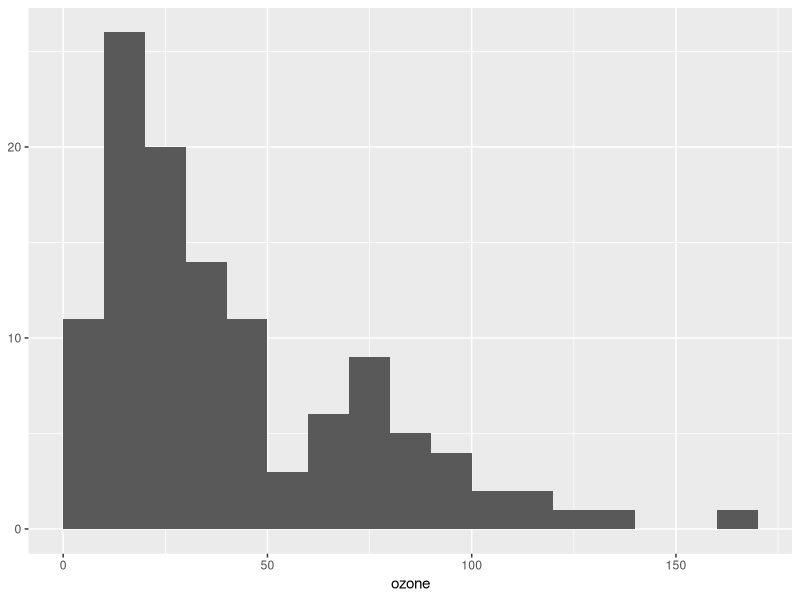
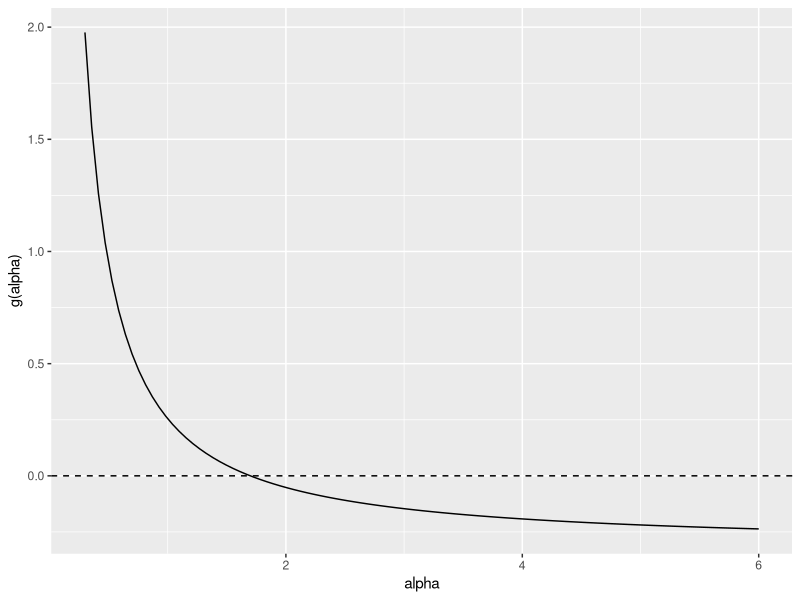
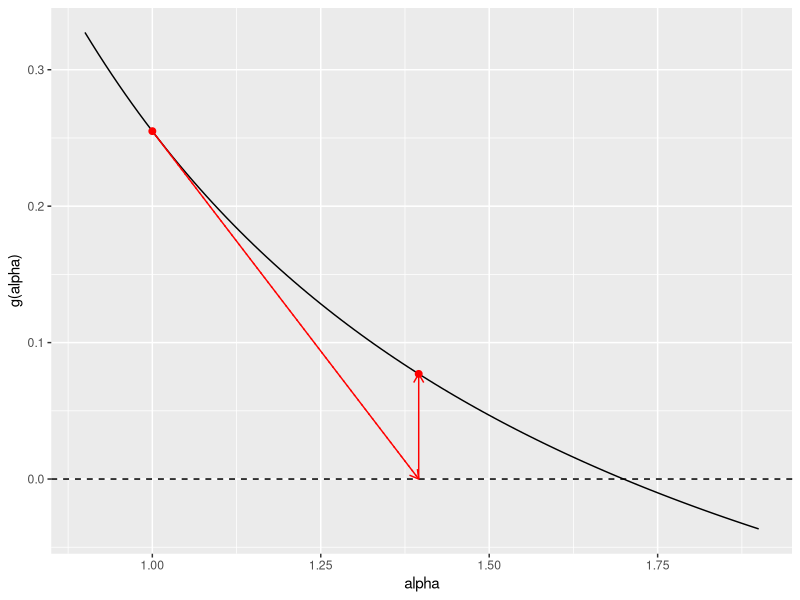
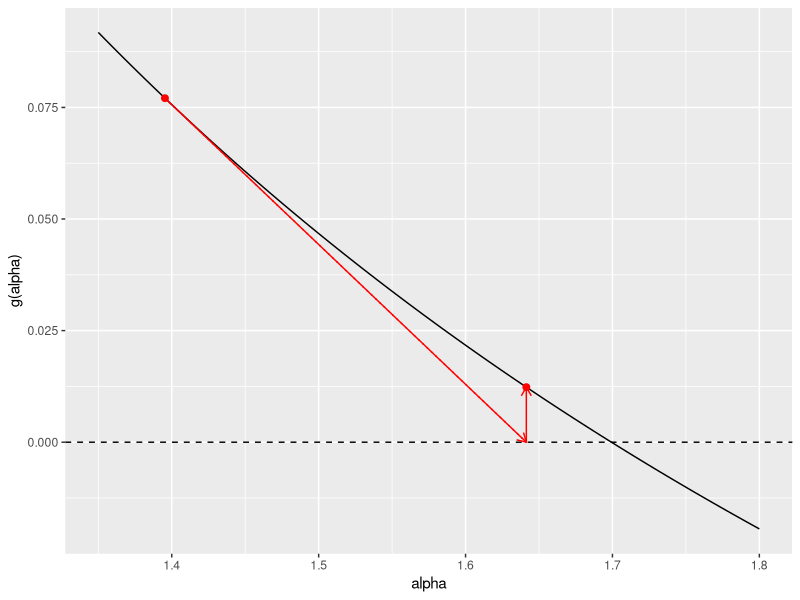
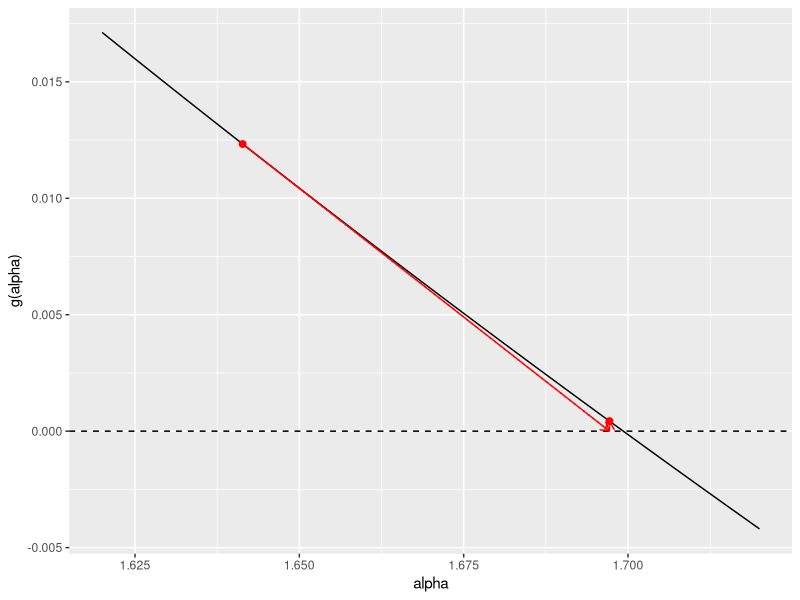
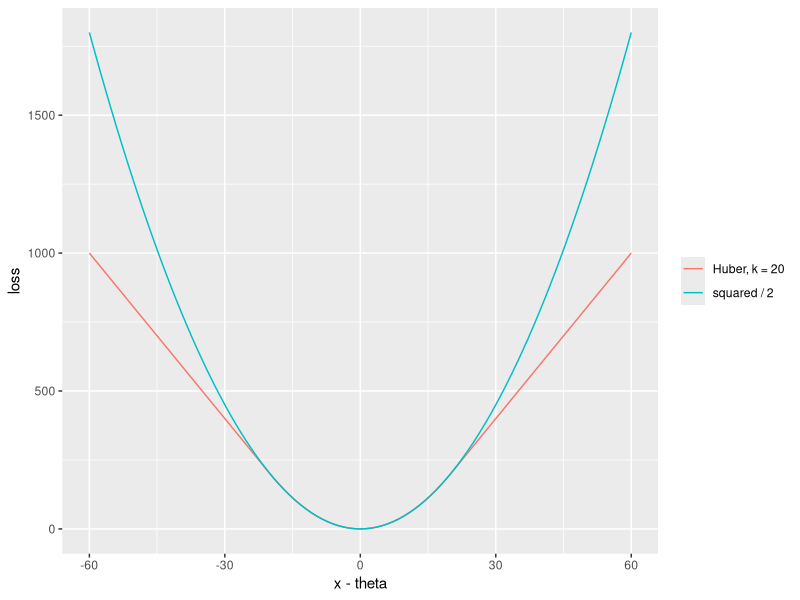
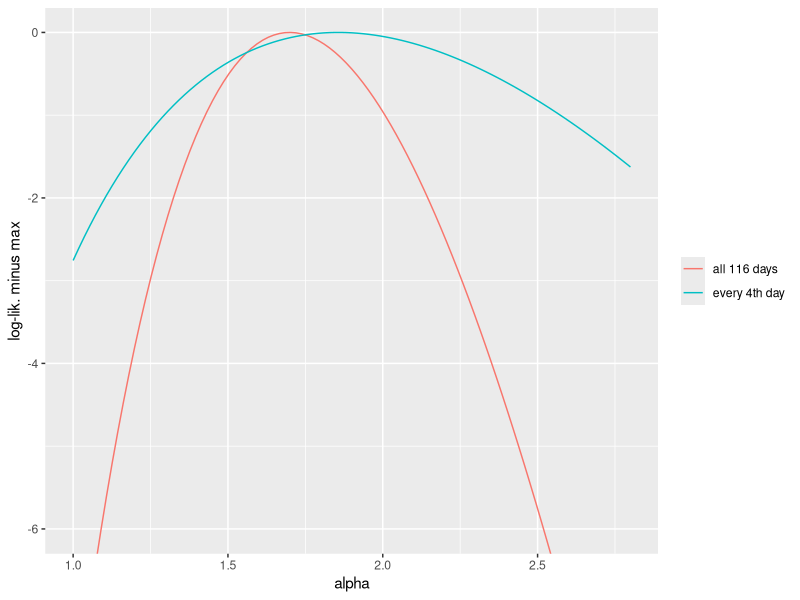
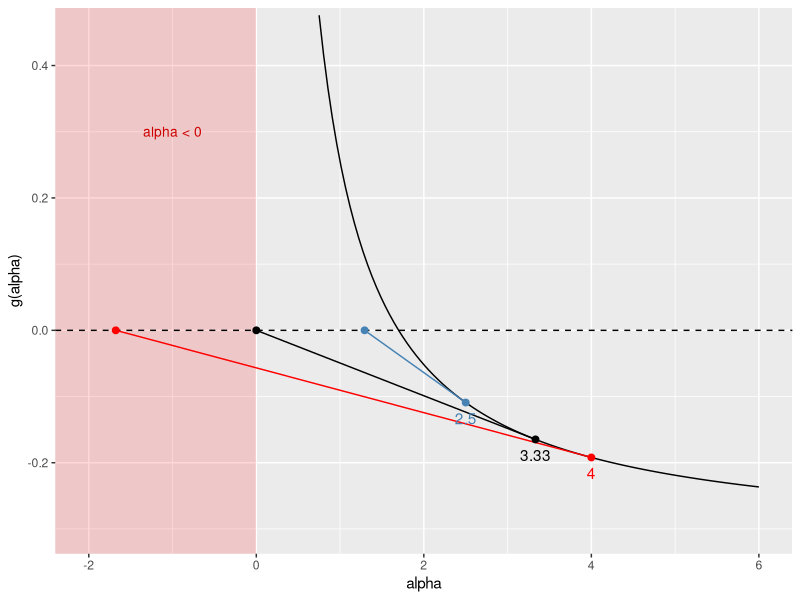

Source code (R) for these figures, in order:
## ---- chunk 1
knitr::opts_chunk$set(echo = TRUE, out.width = "100%")
options(width = 60, digits = 4)
set.seed(20261119)
library(tidyverse)
## ---- chunk 2
oz <- as.numeric(na.omit(airquality$Ozone))
n <- length(oz)
ggplot(data.frame(ozone = oz), aes(ozone)) +
  geom_histogram(binwidth = 10, boundary = 0) + labs(y = NULL)
## ---- chunk 3
c0 <- log(mean(oz)) - mean(log(oz))
g <- function(a) log(a) - digamma(a) - c0
## ---- chunk 4
ggplot() + geom_function(fun = g, xlim = c(0.3, 6)) +
  geom_hline(yintercept = 0, lty = 2) + labs(x = "alpha", y = "g(alpha)")
## ---- chunk 5
bisect <- function(g, a, b, tol = 1e-8) {
  stopifnot(g(a) * g(b) < 0)
  steps <- 0
  while (b - a > tol) {
    m <- (a + b) / 2
    if (g(a) * g(m) <= 0) b <- m else a <- m
    steps <- steps + 1
  }
  c(root = (a + b) / 2, steps = steps)
}
bisect(g, 1, 20)
## ---- chunk 6
unlist(uniroot(g, c(1, 20), tol = 1e-10)[c("root", "iter")])
lp <- function(a) sum(dgamma(oz, a, a / mean(oz), log = TRUE))
optimize(lp, c(1, 20), maximum = TRUE)$maximum
## ---- chunk 7
dg <- function(a) 1 / a - trigamma(a)
newton_step_plot <- function(x0, xlim) {
  x1 <- x0 - g(x0) / dg(x0)
  ggplot() + geom_function(fun = g, xlim = xlim) +
    geom_hline(yintercept = 0, lty = 2) +
    geom_function(fun = \(x) g(x0) + dg(x0) * (x - x0),
                  xlim = c(x0, x1), color = "red", lty = 3) +
    annotate("segment", x = x0, y = g(x0), xend = x1, yend = 0, color = "red",
             arrow = arrow(length = unit(0.1, "inches"))) +
    annotate("segment", x = x1, y = 0, xend = x1, yend = g(x1), color = "red",
             arrow = arrow(length = unit(0.1, "inches"))) +
    annotate("point", x = c(x0, x1), y = c(g(x0), g(x1)), color = "red", size = 2) +
    labs(x = "alpha", y = "g(alpha)")
}
steps1 <- c(1, 1 - g(1) / dg(1))
steps1[3] <- steps1[2] - g(steps1[2]) / dg(steps1[2])
steps1[4] <- steps1[3] - g(steps1[3]) / dg(steps1[3])
## ---- chunk 8
newton <- function(g, dg, x0, tol = 1e-10, maxit = 50) {
  x <- x0
  for (i in 1:maxit) {
    x[i + 1] <- x[i] - g(x[i]) / dg(x[i])
    if (is.nan(x[i + 1]) || abs(x[i + 1] - x[i]) < tol) break
  }
  x
}
## ---- chunk 9
a0 <- mean(oz)^2 / var(oz)
path <- newton(g, dg, a0)
ahat <- path[length(path)]
data.frame(alpha = path, error = abs(path - ahat))
## ---- chunk 10
newton_step_plot(steps1[1], c(0.9, 1.9))
## ---- chunk 11
newton_step_plot(steps1[2], c(1.35, 1.8))
## ---- chunk 12
newton_step_plot(steps1[3], c(1.62, 1.72))
## ---- chunk 13
k <- 20
huber <- \(r) ifelse(abs(r) <= k, r^2 / 2, k * abs(r) - k^2 / 2)
ggplot() + geom_function(aes(color = "Huber, k = 20"), fun = huber, xlim = c(-60, 60)) +
  geom_function(aes(color = "squared / 2"), fun = \(r) r^2 / 2, xlim = c(-60, 60)) +
  labs(x = "x - theta", y = "loss", color = NULL)
## ---- chunk 14
k <- 20
g_hub <- function(t) sum(pmin(pmax(oz - t, -k), k))
dg_hub <- function(t) -sum(abs(oz - t) <= k)
path_hub <- newton(g_hub, dg_hub, median(oz))
that <- path_hub[length(path_hub)]
path_hub
## ---- chunk 15
lp_rel <- function(x) {
  cx <- log(mean(x)) - mean(log(x))
  ah <- uniroot(\(a) log(a) - digamma(a) - cx, c(0.1, 100))$root
  lp <- \(a) sapply(a, \(ai) sum(dgamma(x, ai, ai / mean(x), log = TRUE)))
  \(a) lp(a) - lp(ah)
}
sub <- oz[seq(1, n, by = 4)]
ggplot() +
  geom_function(aes(color = "all 116 days"), fun = lp_rel(oz), xlim = c(1, 2.8)) +
  geom_function(aes(color = "every 4th day"), fun = lp_rel(sub), xlim = c(1, 2.8)) +
  coord_cartesian(ylim = c(-6, 0)) +
  labs(x = "alpha", y = "log-lik. minus max", color = NULL)
## ---- chunk 16
J <- -n * dg(ahat)
se_info <- 1 / sqrt(J)
se_info
## ---- chunk 17
boot_a <- replicate(2000, {
  y <- sample(oz, replace = TRUE)
  cy <- log(mean(y)) - mean(log(y))
  uniroot(\(a) log(a) - digamma(a) - cy, c(0.1, 100))$root
})
c(information = se_info, bootstrap = sd(boot_a))
## ---- chunk 18
A <- mean(abs(oz - that) <= k)
B <- mean(pmin(pmax(oz - that, -k), k)^2)
boot_h <- replicate(2000, {
  y <- sample(oz, replace = TRUE)
  uniroot(\(t) sum(pmin(pmax(y - t, -k), k)), range(y))$root
})
c(sandwich = sqrt(B) / (A * sqrt(n)), bootstrap = sd(boot_h))
## ---- chunk 19
bhat <- ahat / mean(oz)
phi <- cbind(oz - ahat / bhat, log(oz) - digamma(ahat) + log(bhat))
A2 <- matrix(c(1 / bhat, trigamma(ahat), -ahat / bhat^2, -1 / bhat), 2)
B2 <- crossprod(phi) / n
V <- solve(A2) %*% B2 %*% t(solve(A2)) / n
round(sqrt(V[1, 1]), 3)
## ---- chunk 20
a_bad <- uniroot(\(a) a - g(a) / dg(a), c(ahat, 10))$root
## ---- chunk 21
newton(g, dg, 4)
## ---- chunk 22
tan_df <- data.frame(x0 = c(2.5, a_bad, 4))
tan_df$x1 <- tan_df$x0 - g(tan_df$x0) / dg(tan_df$x0)
tan_df$col <- c("steelblue", "black", "red")
ggplot() +
  annotate("rect", xmin = -Inf, xmax = 0, ymin = -Inf, ymax = Inf, fill = "red", alpha = 0.15) +
  annotate("text", x = -1, y = 0.3, label = "alpha < 0", color = "red3", size = 3.5) +
  geom_function(fun = g, xlim = c(0.75, 6)) +
  geom_hline(yintercept = 0, lty = 2) +
  annotate("segment", x = tan_df$x1, xend = tan_df$x0, y = 0, yend = g(tan_df$x0),
           color = tan_df$col) +
  annotate("point", x = c(tan_df$x0, tan_df$x1), y = c(g(tan_df$x0), rep(0, 3)),
           color = rep(tan_df$col, 2), size = 2) +
  annotate("text", x = tan_df$x0, y = g(tan_df$x0), label = round(tan_df$x0, 2),
           color = tan_df$col, vjust = 1.8) +
  coord_cartesian(xlim = c(-2, 6), ylim = c(-0.3, 0.45)) +
  labs(x = "alpha", y = "g(alpha)")
## ---- chunk 23
newton_halve <- function(g, dg, x0, tol = 1e-10, maxit = 50) {
  x <- x0
  for (i in 1:maxit) {
    step <- -g(x[i]) / dg(x[i])
    while (x[i] + step <= 0 || abs(g(x[i] + step)) > abs(g(x[i])))
      step <- step / 2
    x[i + 1] <- x[i] + step
    if (abs(step) < tol) break
  }
  x
}
## ---- chunk 24
newton_halve(g, dg, 4)
